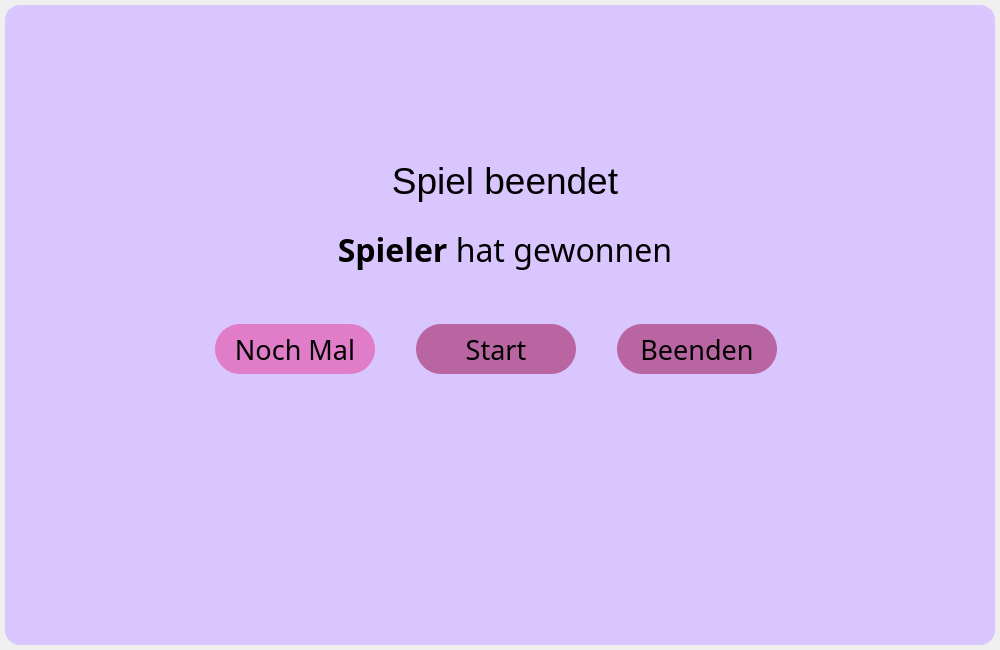
<?xml version="1.0" encoding="UTF-8"?>
<ui version="4.0">
 <class>MWinEnde</class>
 <widget class="QMainWindow" name="MWinEnde">
  <property name="geometry">
   <rect>
    <x>0</x>
    <y>0</y>
    <width>1000</width>
    <height>650</height>
   </rect>
  </property>
  <property name="windowTitle">
   <string>asdf</string>
  </property>
  <widget class="QWidget" name="centralwidget">
   <layout class="QVBoxLayout" name="verticalLayout">
    <property name="leftMargin">
     <number>5</number>
    </property>
    <property name="topMargin">
     <number>5</number>
    </property>
    <property name="rightMargin">
     <number>5</number>
    </property>
    <property name="bottomMargin">
     <number>5</number>
    </property>
    <item>
     <widget class="QFrame" name="frame">
      <property name="styleSheet">
       <string notr="true">QFrame {
	background-color: rgb(217, 198, 255);
	border-radius: 15px;
}
</string>
      </property>
      <property name="frameShape">
       <enum>QFrame::StyledPanel</enum>
      </property>
      <property name="frameShadow">
       <enum>QFrame::Raised</enum>
      </property>
      <widget class="QFrame" name="frame_2">
       <property name="geometry">
        <rect>
         <x>0</x>
         <y>310</y>
         <width>981</width>
         <height>68</height>
        </rect>
       </property>
       <property name="frameShape">
        <enum>QFrame::StyledPanel</enum>
       </property>
       <property name="frameShadow">
        <enum>QFrame::Raised</enum>
       </property>
       <layout class="QHBoxLayout" name="horizontalLayout">
        <item>
         <spacer name="horizontalSpacer">
          <property name="orientation">
           <enum>Qt::Horizontal</enum>
          </property>
          <property name="sizeHint" stdset="0">
           <size>
            <width>40</width>
            <height>20</height>
           </size>
          </property>
         </spacer>
        </item>
        <item>
         <widget class="QPushButton" name="pushButtonPlayAgain">
          <property name="minimumSize">
           <size>
            <width>160</width>
            <height>50</height>
           </size>
          </property>
          <property name="font">
           <font>
            <family>Yu Gothic UI Semilight</family>
            <pointsize>20</pointsize>
           </font>
          </property>
          <property name="styleSheet">
           <string notr="true">QPushButton {
	background-color: rgb(225, 124, 200);
	border-radius: 25px
}</string>
          </property>
          <property name="text">
           <string>Noch Mal</string>
          </property>
         </widget>
        </item>
        <item>
         <spacer name="horizontalSpacer_3">
          <property name="orientation">
           <enum>Qt::Horizontal</enum>
          </property>
          <property name="sizeType">
           <enum>QSizePolicy::Minimum</enum>
          </property>
          <property name="sizeHint" stdset="0">
           <size>
            <width>35</width>
            <height>20</height>
           </size>
          </property>
         </spacer>
        </item>
        <item>
         <widget class="QPushButton" name="pushButtonMenu">
          <property name="minimumSize">
           <size>
            <width>160</width>
            <height>50</height>
           </size>
          </property>
          <property name="font">
           <font>
            <family>Yu Gothic UI Light</family>
            <pointsize>20</pointsize>
           </font>
          </property>
          <property name="styleSheet">
           <string notr="true">QPushButton {
	background-color: rgb(184, 101, 162);
	border-radius: 25px
}</string>
          </property>
          <property name="text">
           <string>Start</string>
          </property>
         </widget>
        </item>
        <item>
         <spacer name="horizontalSpacer_4">
          <property name="orientation">
           <enum>Qt::Horizontal</enum>
          </property>
          <property name="sizeType">
           <enum>QSizePolicy::Minimum</enum>
          </property>
          <property name="sizeHint" stdset="0">
           <size>
            <width>35</width>
            <height>20</height>
           </size>
          </property>
         </spacer>
        </item>
        <item>
         <widget class="QPushButton" name="pushButtonQuit">
          <property name="minimumSize">
           <size>
            <width>160</width>
            <height>50</height>
           </size>
          </property>
          <property name="font">
           <font>
            <family>Yu Gothic UI Light</family>
            <pointsize>20</pointsize>
           </font>
          </property>
          <property name="styleSheet">
           <string notr="true">QPushButton {
	background-color: rgb(184, 101, 162);
	border-radius: 25px
}</string>
          </property>
          <property name="text">
           <string>Beenden</string>
          </property>
         </widget>
        </item>
        <item>
         <spacer name="horizontalSpacer_2">
          <property name="orientation">
           <enum>Qt::Horizontal</enum>
          </property>
          <property name="sizeHint" stdset="0">
           <size>
            <width>40</width>
            <height>20</height>
           </size>
          </property>
         </spacer>
        </item>
       </layout>
      </widget>
      <widget class="QLabel" name="labelSpielende">
       <property name="geometry">
        <rect>
         <x>0</x>
         <y>150</y>
         <width>1000</width>
         <height>51</height>
        </rect>
       </property>
       <property name="minimumSize">
        <size>
         <width>1000</width>
         <height>50</height>
        </size>
       </property>
       <property name="font">
        <font>
         <family>Yu Gothic UI</family>
         <pointsize>28</pointsize>
        </font>
       </property>
       <property name="text">
        <string>Spiel beendet</string>
       </property>
       <property name="alignment">
        <set>Qt::AlignCenter</set>
       </property>
      </widget>
      <widget class="QLabel" name="labelGewinner">
       <property name="geometry">
        <rect>
         <x>0</x>
         <y>220</y>
         <width>1000</width>
         <height>50</height>
        </rect>
       </property>
       <property name="minimumSize">
        <size>
         <width>1000</width>
         <height>50</height>
        </size>
       </property>
       <property name="font">
        <font>
         <family>Yu Gothic UI Semilight</family>
         <pointsize>24</pointsize>
        </font>
       </property>
       <property name="text">
        <string>&lt;strong&gt;Spieler&lt;/strong&gt; hat gewonnen</string>
       </property>
       <property name="alignment">
        <set>Qt::AlignCenter</set>
       </property>
      </widget>
     </widget>
    </item>
   </layout>
  </widget>
 </widget>
 <resources/>
 <connections/>
</ui>
